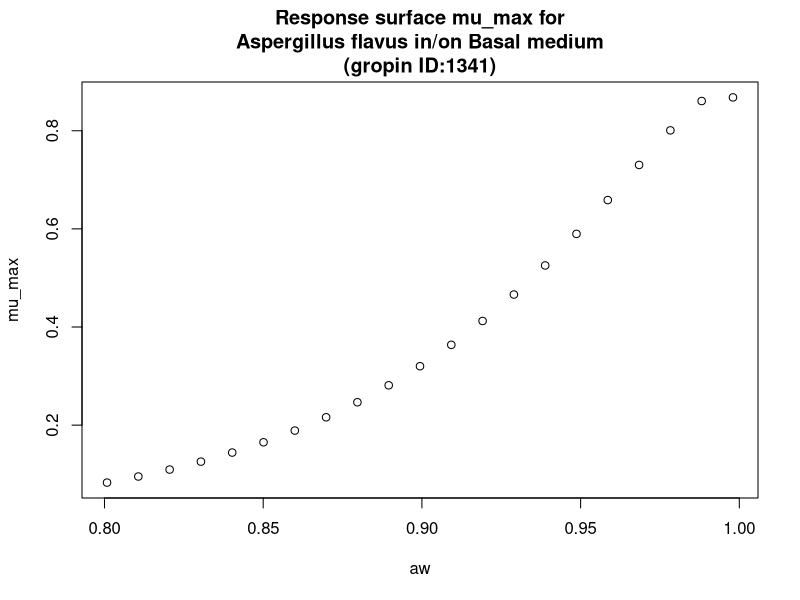

Reproduce this figure in R.
#############################
# start of Parameter script
#############################
aw <- seq(0.8008,0.998001998001998,length.out=21)
#############################
# end of Parameter script
#############################
############################# 
# start of Model script Gropin ID 1341 
#############################
 
# constant coefficients for this model
 
variables <- data.frame(aw)
argumentsPar <- expand.grid(variables)
 
# heart of the model
response_surface <- function(aw) {
   mumax <-exp(-0.2181+2.469*sqrt(1-aw)-16.94*(sqrt(1-aw))^2)

return(mumax=mumax)
} 

# output parameters
mumax <- cbind(argumentsPar,response_surface(argumentsPar['aw']))
colnames(mumax) <- c(colnames(argumentsPar),'mumax')
#############################
# End of Model script
#############################
############################# 
# start of Visualisation script Gropin ID 1341 
#############################
plot(aw,mumax$mumax,
                          xlab='aw',
                          ylab='mu_max',main='Response surface mu_max for
Aspergillus flavus in/on Basal medium
(gropin ID:1341)')
#############################
# End of Visualisation script
#############################
